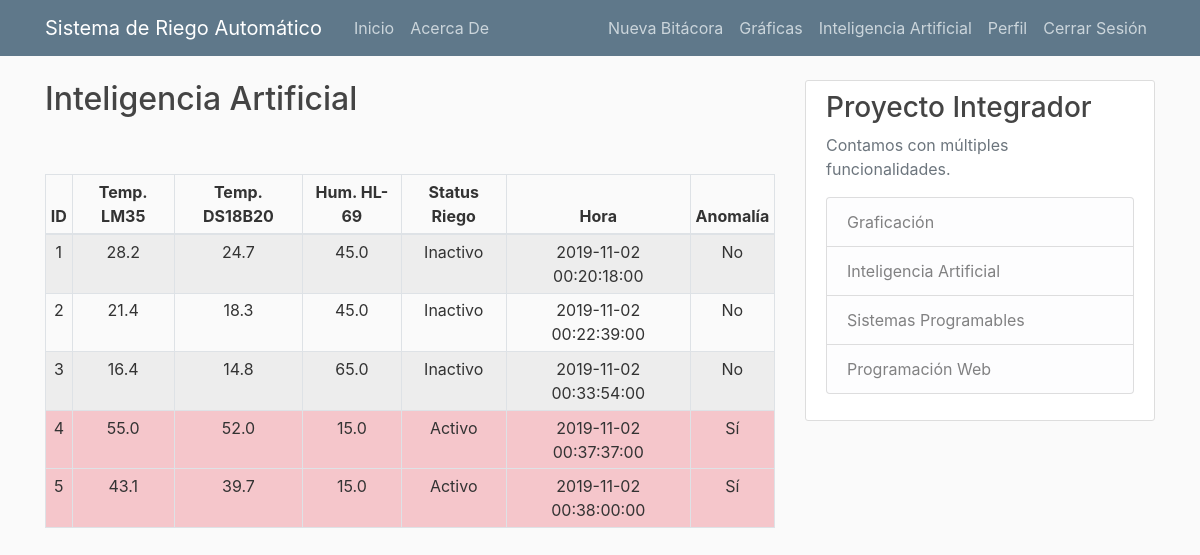
Screenshot of /int_artificial/ (signed in) with the database file from the repository.
### censado/models.py (models this page shows)
class Censado(models.Model):
    temperatura_LM35 = models.FloatField(max_length=10)
    temperatura_DS18B20 = models.FloatField(max_length=10)
    humedad_HL69 = models.FloatField(max_length=10)
    status_riego = models.IntegerField()
    anomalia = models.IntegerField()
    hora = models.IntegerField()

### censado/views.py (the view)
# urls.py: path('int_artificial/', censado_views.int_artificial, name='int_artificial'),
@login_required
def int_artificial(request):
    censo = Censado.objects.all()
    return render(request, 'censado/int_artificial.html', {'censo': censo})

### censado/templates/censado/int_artificial.html
{% extends "blog/base.html" %}
{% block content %}
    <div>
        <h2>Inteligencia Artificial</h2>
    </div>
    <br>
    <br>
    <div>
        <table class="table table-striped table-hover table-bordered table-sm">
            <thead align="center">
                <tr>
                    <th>ID</th>
                    <th>Temp. LM35</th>
                    <th>Temp. DS18B20</th>
                    <th>Hum. HL-69</th>
                    <th>Status Riego</th>
                    <th>Hora</th>
                    <th>Anomalía</th>
                </tr>
            </thead>
            {% for cens in censo %}
            {% if cens.anomalia == 2 %}
                <tr class="table-danger" align="center">
            {% else %}
                <tr align="center">
            {% endif %}
                <td>{{ cens.id }}</td>
                <td>{{ cens.temperatura_LM35 }}</td>
                <td>{{ cens.temperatura_DS18B20 }}</td>
                <td>{{ cens.humedad_HL69 }}</td>
                {% if cens.status_riego == 1 %}
                    <td>Inactivo</td>
                {% else %}
                    <td>Activo</td>
                {% endif %}
                <td>{{ cens.hora }}:00</td>
                {% if cens.anomalia == 1 %}
                    <td>No</td>
                {% else %}
                    <td>Sí</td>
                {% endif %}
            </tr>
            {% endfor %}
        </table>
    </div>
{% endblock content %}

### blog/static/blog/main.css (style rules this page uses)
body { background: #fafafa; color: #333333; margin-top: 5rem; }
h1, h2, h3, h4, h5, h6 { color: #444444; }

### rows the page displays
Censado: id "1", temperatura_LM35 "28.2", temperatura_DS18B20 "24.7", humedad_HL69 "45.0", status_riego "Inactivo", hora "2019-11-02 00:20:18", anomalia "No"
Censado: id "2", temperatura_LM35 "21.4", temperatura_DS18B20 "18.3", humedad_HL69 "45.0", status_riego "Inactivo", hora "2019-11-02 00:22:39", anomalia "No"
Censado: id "3", temperatura_LM35 "16.4", temperatura_DS18B20 "14.8", humedad_HL69 "65.0", status_riego "Inactivo", hora "2019-11-02 00:33:54", anomalia "No"
Censado: id "4", temperatura_LM35 "55.0", temperatura_DS18B20 "52.0", humedad_HL69 "15.0", status_riego "Activo", hora "2019-11-02 00:37:37", anomalia "Sí"
Censado: id "5", temperatura_LM35 "43.1", temperatura_DS18B20 "39.7", humedad_HL69 "15.0", status_riego "Activo", hora "2019-11-02 00:38:00", anomalia "Sí"
